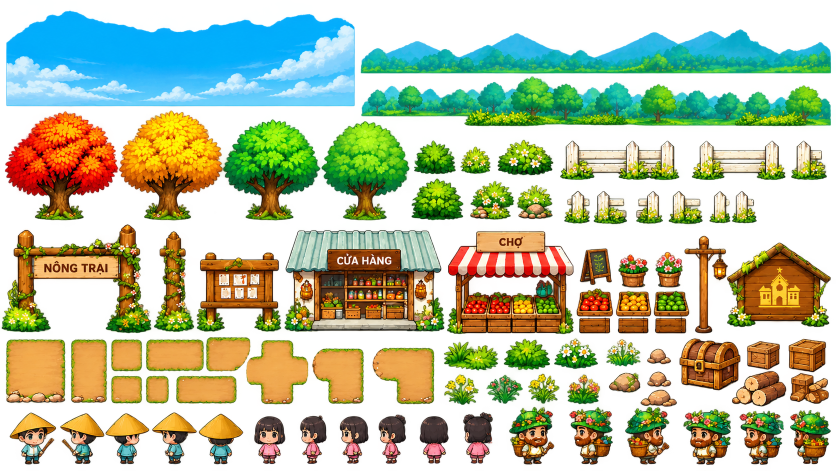
#> input picture tools/farm-entrance/source-art/country-v3-atlas.png, 1672 x 941 px (shown at 1/2 size)
$ python export-country-v3.py
#> lines starting #> are read from the running program, lines starting #| are printed output that depends on the picture
"""Extract independent props from the user's latest countryside atlas, without repainting."""
import json
from pathlib import Path

from collections import deque
from PIL import Image, ImageDraw

ROOT = Path(__file__).resolve().parents[2]
SOURCE = Path(__file__).resolve().parent
ATLAS = SOURCE / 'source-art/country-v3-atlas.png'
COMMON = ROOT / 'apps/game/src/assets/common/scenery'
FEATURE = ROOT / 'apps/game/src/assets/farm-entrance'
entries = json.loads((SOURCE / 'country-v3.json').read_text())
#> (reads tools/farm-entrance/country-v3.json from the repository)
atlas = Image.open(ATLAS).convert('RGBA')
#> atlas is the input picture: PIL image 1672x941 RGBA; mean R, G, B, A 81.2, 93.7, 52.3, 133.4
registry_path = ROOT / 'tools/scenery/assets.json'
registry = json.loads(registry_path.read_text())
#> (reads tools/farm-entrance/assets.json from the repository)
new_registry = []

for entry in entries:
    image = atlas.crop(entry['box'])
    alpha = bytearray(image.getchannel('A').tobytes())
    for index, value in enumerate(alpha):
        if value < 140:
            alpha[index] = 0
    if polygon := entry.get('polygon'):
        mask = Image.new('L', atlas.size)
        ImageDraw.Draw(mask).polygon([tuple(point) for point in polygon], fill=255)
        for index, value in enumerate(mask.crop(entry['box']).tobytes()):
            if not value:
                alpha[index] = 0
    # Keep the selected object's connected silhouette, dropping neighboring fragments and halo noise.
    width, height = image.size
    pending = bytearray(1 if value else 0 for value in alpha)
    largest = []
    for start, present in enumerate(pending):
        if not present:
            continue
        component = []
        queue = deque([start])
        pending[start] = 0
        while queue:
            index = queue.popleft()
            component.append(index)
            x, y = index % width, index // width
            for ny in range(max(0, y - 1), min(height, y + 2)):
                for nx in range(max(0, x - 1), min(width, x + 2)):
                    neighbor = ny * width + nx
                    if pending[neighbor]:
                        pending[neighbor] = 0
                        queue.append(neighbor)
        if len(component) > len(largest):
            largest = component
    cleaned = bytearray(len(alpha))
    for index in largest:
        cleaned[index] = alpha[index]
    image.putalpha(Image.frombytes('L', image.size, bytes(cleaned)))
    bounds = image.getbbox()
    if not bounds:
        raise ValueError(f"Empty crop: {entry['key']}")
    image = image.crop(bounds)
    destination = COMMON if entry.get('scenery') else FEATURE
    image.save(destination / f"{entry['key']}.webp", lossless=True, exact=True)
    if entry.get('scenery'):
        new_registry.append({
            'key': entry['key'],
            'file': f"{entry['key']}.webp",
            'source': 'farm-entrance/source-art/country-v3-atlas.png',
            'box': entry['box'], 'alphaFloor': 140, 'largestComponent': True, 'trim': True,
        })
#> this loop made 32 passes
#> bounds on passes 1 to 12: (0, 0, 689, 151), (4, 11, 944, 99), (5, 2, 944, 101), (10, 7, 233, 224), (4, 5, 215, 224), (0, 21, 189, 222), (3, 5, 179, 202), (0, 2, 103, 85), (3, 6, 85, 73), (7, 7, 118, 77), (6, 0, 93, 77), (0, 8, 236, 86)
#> pass 1, `image = atlas.crop(entry['box'])`:
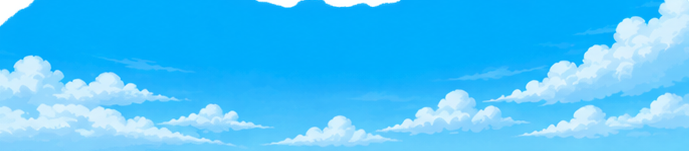
#> image: PIL image 689x151 RGBA; mean R, G, B, A 70.3, 194, 251.1, 250.3; transparent parts drawn white
#> pass 2, `image = atlas.crop(entry['box'])`:
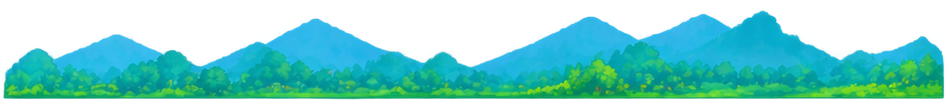
#> image: PIL image 947x101 RGBA; mean R, G, B, A 15.3, 112.5, 108, 139.1; transparent parts drawn white
#> pass 2, `image = image.crop(bounds)`:
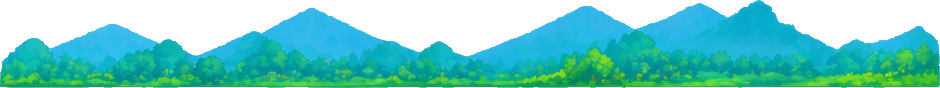
#> image: PIL image 940x88 RGBA; mean R, G, B, A 17.6, 127.5, 122.5, 158.8; transparent parts drawn white
#> after the loop:
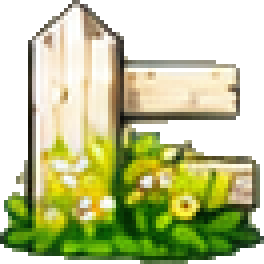
#> image: PIL image 66x66 RGBA (shown 4 times larger); mean R, G, B, A 143.9, 151.4, 81.3, 163.8; transparent parts drawn white
#> after the loop, new_registry = 26 items
keys = {entry['key'] for entry in new_registry}
#> keys = 26 items
registry = [entry for entry in registry if entry['key'] not in keys]
#> registry = 8 items
registry_path.write_text(json.dumps([*registry, *new_registry], indent=2) + '\n')
